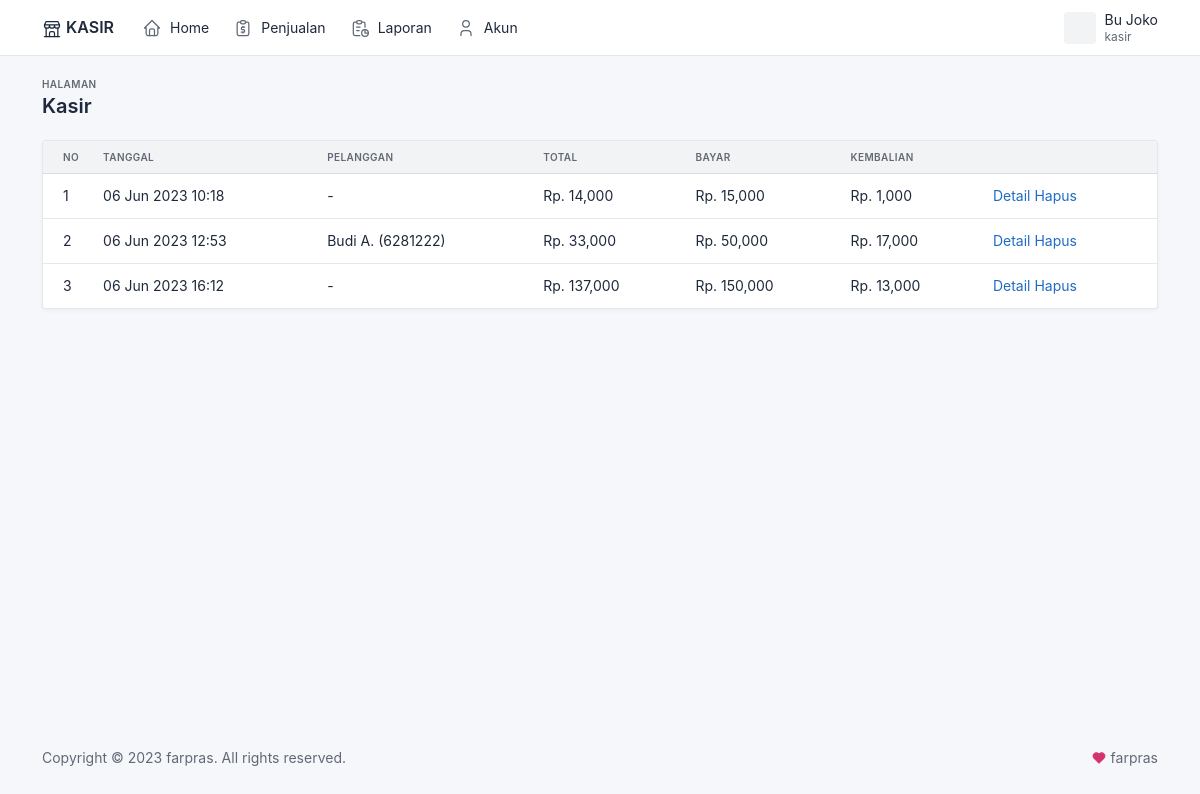
Page /kasir/penjualan.php (signed in) on the committed database.
### tables this page shows
CREATE TABLE IF NOT EXISTS `penjualan` (
  `id_penjualan` int(11) NOT NULL AUTO_INCREMENT,
  `id_pelanggan` int(11) DEFAULT NULL,
  `id_toko` int(11) NOT NULL,
  `id_user` int(11) NOT NULL,
  `tanggal_penjualan` datetime NOT NULL,
  `total_penjualan` int(11) NOT NULL,
  `bayar_penjualan` int(11) NOT NULL,
  `kembalian_penjualan` int(11) NOT NULL,
  PRIMARY KEY (`id_penjualan`)
);

CREATE TABLE IF NOT EXISTS `pelanggan` (
  `id_pelanggan` int(11) NOT NULL AUTO_INCREMENT,
  `id_toko` int(11) NOT NULL,
  `nama_pelanggan` varchar(100) NOT NULL,
  `email_pelanggan` varchar(100) NOT NULL,
  `telepon_pelanggan` varchar(25) NOT NULL,
  `alamat_pelanggan` varchar(100) NOT NULL,
  PRIMARY KEY (`id_pelanggan`)
);

### kasir/penjualan.php (the view)
<?php include 'header.php' ?>
<?php
$id_user = $_SESSION['user']['id_user'];
$id_toko = $_SESSION['user']['id_toko'];
$penjualan = array();
$ambil = $koneksi->query("SELECT * FROM penjualan
                        LEFT JOIN pelanggan ON penjualan.id_pelanggan=pelanggan.id_pelanggan
                        WHERE penjualan.id_user='$id_user' AND penjualan.id_toko='$id_toko'");
while ($tiap = $ambil->fetch_assoc()) {
    $penjualan[] = $tiap;
}
?>
<div class="page-body">
    <div class="container-xl">
        <div class="card">
            <div class="table-responsive">
                <table class="table table-vcenter card-table">
                    <thead>
                        <tr>
                            <th class="w-1">No</th>
                            <th>Tanggal</th>
                            <th>Pelanggan</th>
                            <th>Total</th>
                            <th>Bayar</th>
                            <th>Kembalian</th>
                            <th></th>
                        </tr>
                    </thead>
                    <tbody>
                        <?php foreach ($penjualan as $key => $value) : ?>
                            <tr>
                                <td><?= $key + 1; ?></td>
                                <td><?= date("d M Y H:s", strtotime($value['tanggal_penjualan'])); ?></td>
                                <td>
                                    <?php if ($value['id_pelanggan'] != 0) : ?>
                                        <?= $value['nama_pelanggan']; ?> (<?= $value['telepon_pelanggan']; ?>)
                                    <?php else : ?>
                                        -
                                    <?php endif; ?>
                                </td>
                                <td>Rp. <?= number_format($value['total_penjualan']); ?></td>
                                <td>Rp. <?= number_format($value['bayar_penjualan']); ?></td>
                                <td>Rp. <?= number_format($value['kembalian_penjualan']); ?></td>
                                <td>
                                    <a href="penjualan_produk.php?id=<?= $value['id_penjualan']; ?>">Detail</a>
                                    <a href="">Hapus</a>
                                </td>
                            </tr>
                        <?php endforeach; ?>
                    </tbody>
                </table>
            </div>
        </div>
    </div>
</div>
<?php include 'footer.php' ?>

### rows in the picture
penjualan: tanggal_penjualan "06 Jun 2023 10:18", total_penjualan "14,000", bayar_penjualan "15,000", kembalian_penjualan "1,000"
penjualan: tanggal_penjualan "06 Jun 2023 12:53", id_pelanggan.nama_pelanggan "Budi A.", id_pelanggan.telepon_pelanggan "6281222", total_penjualan "33,000", bayar_penjualan "50,000", kembalian_penjualan "17,000"
penjualan: tanggal_penjualan "06 Jun 2023 16:12", total_penjualan "137,000", bayar_penjualan "150,000", kembalian_penjualan "13,000"

### other values in the picture
$_SESSION['user']['nama_user'] "Bu Joko"
$_SESSION['user']['level_user'] "kasir"
